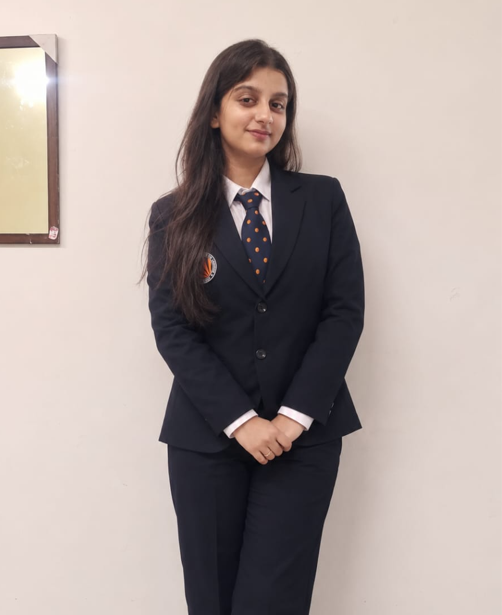
#> input picture samp.jpeg, 502 x 615 px
$ python crop.py
#> lines starting #> are read from the running program, lines starting #| are printed output that depends on the picture
from PIL import Image

# Open the existing image
img = Image.open('samp.jpeg')
#> img is the input picture: PIL image 502x615 RGBA; mean R, G, B, A 174.5, 162.4, 158.3, 255

# Get image dimensions
width, height = img.size
#> width = 502; height = 615
print(f"Original image size: {width}x{height}")
#| Original image size: 502x615

# Crop to upper body only - from top to approximately 65% of height
# This excludes feet and lower legs, keeps head, shoulders, and torso
crop_box = (0, 0, width, int(height * 0.65))
#> crop_box = (0, 0, 502, 399)

# Crop the image
cropped_img = img.crop(crop_box)
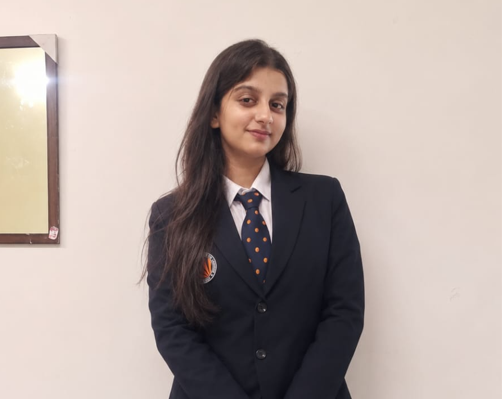
#> cropped_img: PIL image 502x399 RGBA; mean R, G, B, A 179.6, 166.4, 161.1, 255

# Save back as samp.jpeg
cropped_img.save('samp.jpeg', quality=95)

new_height = cropped_img.height
#> new_height = 399
print(f"Cropped image size: {width}x{new_height}")
#| Cropped image size: 502x399
print("✅ Image cropped successfully - Upper body only!")
